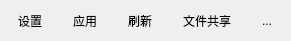
  <widget class="QWidget" name="widget_2" native="true">
   <property name="geometry">
    <rect>
     <x>0</x>
     <y>510</y>
     <width>291</width>
     <height>41</height>
    </rect>
   </property>
   <widget class="QWidget" name="horizontalLayoutWidget">
    <property name="geometry">
     <rect>
      <x>0</x>
      <y>0</y>
      <width>291</width>
      <height>41</height>
     </rect>
    </property>
    <layout class="QHBoxLayout" name="horizontalLayout_4">
     <item>
      <widget class="QToolButton" name="toolButton_3">
       <property name="toolTip">
        <string>设置</string>
       </property>
       <property name="text">
        <string>设置</string>
       </property>
       <property name="icon">
        <iconset resource="resources.qrc">
         <normaloff>:/resource/images/imageForIcon/Set.png</normaloff>:/resource/images/imageForIcon/Set.png</iconset>
       </property>
       <property name="iconSize">
        <size>
         <width>20</width>
         <height>20</height>
        </size>
       </property>
       <property name="autoRaise">
        <bool>true</bool>
       </property>
      </widget>
     </item>
     <item>
      <widget class="QToolButton" name="toolButton_4">
       <property name="toolTip">
        <string>应用宝</string>
       </property>
       <property name="text">
        <string>应用</string>
       </property>
       <property name="icon">
        <iconset resource="resources.qrc">
         <normaloff>:/resource/images/imageForIcon/App.png</normaloff>:/resource/images/imageForIcon/App.png</iconset>
       </property>
       <property name="iconSize">
        <size>
         <width>20</width>
         <height>20</height>
        </size>
       </property>
       <property name="autoRaise">
        <bool>true</bool>
       </property>
      </widget>
     </item>
     <item>
      <widget class="QToolButton" name="toolButton">
       <property name="toolTip">
        <string>刷新</string>
       </property>
       <property name="text">
        <string>刷新</string>
       </property>
       <property name="icon">
        <iconset resource="resources.qrc">
         <normaloff>:/resource/images/imageForIcon/logo.png</normaloff>:/resource/images/imageForIcon/logo.png</iconset>
       </property>
       <property name="iconSize">
        <size>
         <width>20</width>
         <height>20</height>
        </size>
       </property>
       <property name="autoRaise">
        <bool>true</bool>
       </property>
      </widget>
     </item>
     <item>
      <widget class="QToolButton" name="FileShare">
       <property name="toolTip">
        <string>文件共享</string>
       </property>
       <property name="text">
        <string>文件共享</string>
       </property>
       <property name="icon">
        <iconset resource="resources.qrc">
         <normaloff>:/resource/images/imageForIcon/FileSend.png</normaloff>:/resource/images/imageForIcon/FileSend.png</iconset>
       </property>
       <property name="iconSize">
        <size>
         <width>20</width>
         <height>20</height>
        </size>
       </property>
       <property name="autoRaise">
        <bool>true</bool>
       </property>
      </widget>
     </item>
     <item>
      <widget class="QToolButton" name="helpbutton">
       <property name="toolTip">
        <string>帮助</string>
       </property>
       <property name="text">
        <string>...</string>
       </property>
       <property name="icon">
        <iconset resource="resources.qrc">
         <normaloff>:/resource/images/imageForIcon/Help.png</normaloff>:/resource/images/imageForIcon/Help.png</iconset>
       </property>
       <property name="iconSize">
        <size>
         <width>20</width>
         <height>20</height>
        </size>
       </property>
       <property name="autoRaise">
        <bool>true</bool>
       </property>
      </widget>
     </item>
    </layout>
   </widget>
  </widget>
